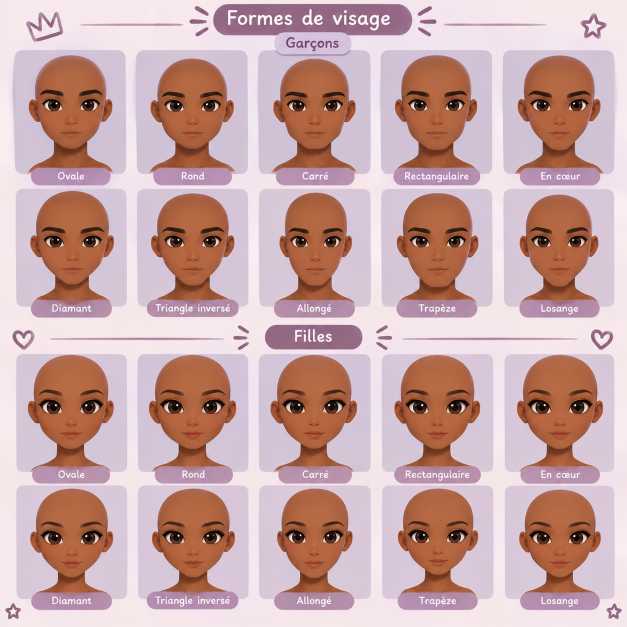
#> input picture docs/references/visages/planche-visages.png, 1254 x 1254 px, found by its file name (shown at 1/2 size)
$ python traceur-visages.py   (older library calls are emulated)
#> lines starting #> are read from the running program, lines starting #| are printed output that depends on the picture; after the words box and inside, x2 and y2 are one past the last pixel; in counts of white or black regions, pixels touching at a corner belong together
"""Décalque les formes de visage de la planche de Prescillia (docs/references/visages/planche-visages.png).
   python3 tools/traceur-visages.py [dossier_debug]  ->  écrit le bloc FACE_ART dans js/app.js (entre les marqueurs)

   Pour chaque tête : silhouette de peau (le fond mauve est écarté), oreilles retirées (bords interpolés entre le dessus
   et le dessous de l'oreille), puis la mâchoire est suivie à l'intérieur de la silhouette (le cou est de la même couleur :
   on prend, colonne par colonne, la ligne où la peau devient plus sombre vers le bas = ombre sous le menton).
   Le contour est posé sur la tête du jeu : centre des yeux du dessin -> yeux du jeu (x 148 et 252, y 205)."""
import sys, os, json, re, numpy as np, cv2
SRC = 'docs/references/visages/planche-visages.png'
NAMES = ['ovale', 'rond', 'carre', 'rectangle', 'coeur', 'diamant', 'triangle', 'allonge', 'trapeze', 'losange']
dbg = sys.argv[1] if len(sys.argv) > 1 else None
im = cv2.imread(SRC); gray = cv2.cvtColor(im, cv2.COLOR_BGR2GRAY).astype(float)
#> further down, im is the input picture: shape (1254, 1254, 3); mean B, G, R 166.5, 166.5, 200.5
#> after `gray = cv2.cvtColor(im, cv2.COLOR_BGR2GRAY).astype(float)`:
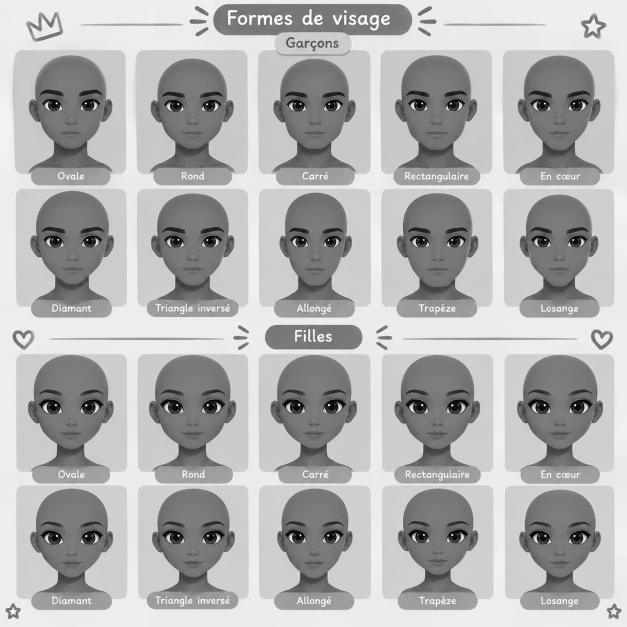
#> gray: shape (1254, 1254) float64 (shown at 1/2 size); min 0, max 255, mean 176.7
hsv = cv2.cvtColor(im, cv2.COLOR_BGR2HSV)
#> hsv: shape (1254, 1254, 3); mean H, S, V 109.7, 66.9, 201.2
sk = ((hsv[..., 0] < 25) & (hsv[..., 1] > 70)).astype(np.uint8)
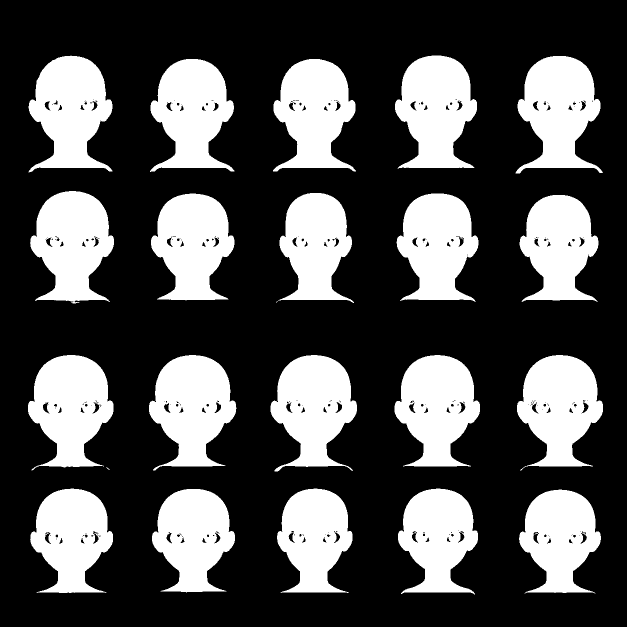
#> sk: shape (1254, 1254) (shown at 1/2 size); values 0 (black) and 1 (white), 31.1% white; 21 white regions (1 under 20 px), largest, box (x1, y1, x2, y2) and area: (298, 710, 473, 941) 26097, (790, 111, 954, 337) 25873, (57, 111, 225, 345) 25751
sk = cv2.morphologyEx(sk, cv2.MORPH_CLOSE, np.ones((9, 9), np.uint8))
#> sk: shape (1254, 1254); values 0 (black) and 1 (white), 31.6% white; 21 white regions (1 under 20 px), largest, box (x1, y1, x2, y2) and area: (298, 710, 473, 941) 26530, (790, 111, 954, 337) 26252, (56, 710, 227, 941) 26161
n, lab, st, cen = cv2.connectedComponentsWithStats(sk, 8)
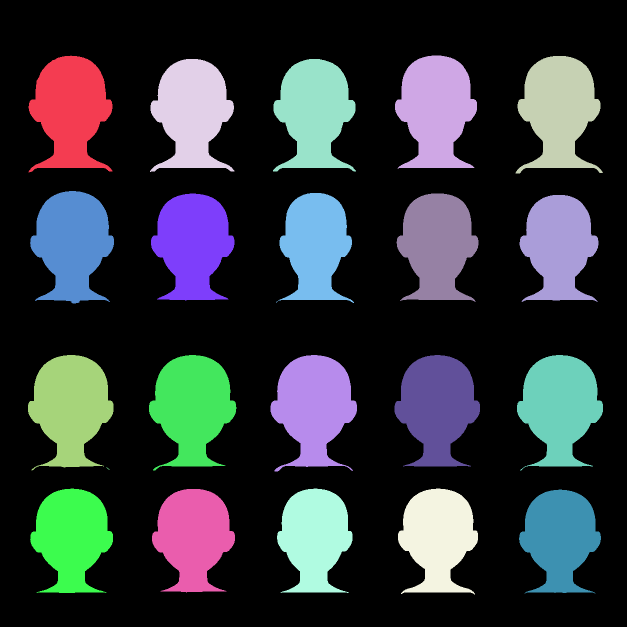
#> lab: shape (1254, 1254) int32 (shown at 1/2 size); 22 distinct labels, from 0 to 21; one colour per label, 0 black
#> n = 22; st = 22 rows, first 6: [0, 0, 1254, 1254, 1076336], [57, 111, 168, 234, 26150], [790, 111, 164, 226, 26252], [1031, 112, 175, 235, 26063], [300, 118, 169, 226, 25300], [546, 118, 166, 225, 25113]; cen = 22 rows, first 8: [626.7, 619.9], [140.9, 220.4], [871.7, 219.3], [1117.8, 219.4], [383.9, 224.2], [628.4, 224.1], [144.3, 487], [385.1, 488.2]
heads = sorted([i for i in range(1, n) if st[i][4] > 5000], key=lambda i: (round(cen[i][1] / 150), cen[i][0]))
#> heads = [1, 4, 5, 2, 3, 6, 7, 8, 9, 10, 11, 12, 13, 14, 15, 17, 20, 18, 19, 21]
assert len(heads) == 20
gy = cv2.Sobel(cv2.GaussianBlur(gray, (0, 0), 1.2), cv2.CV_64F, 0, 1, ksize=3)
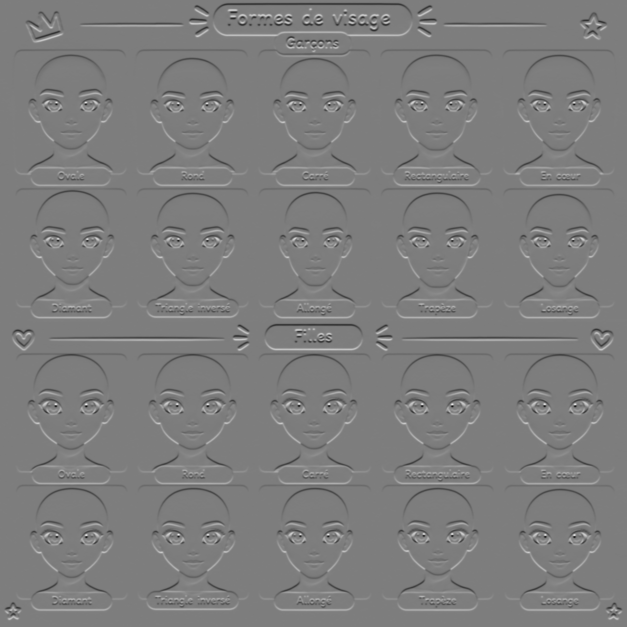
#> gy: shape (1254, 1254) float64 (shown at 1/2 size); min -426.6, max 439.9, mean 0; drawn with min black and max white
out = {'m': {}, 'f': {}}

def bez_path(P):
    """contour fermé (points) -> chemin de courbes de Bézier (Catmull-Rom), départ au point le plus bas du milieu"""
    P = np.array(P); N = len(P); s = []
    for i in range(N):
        p0, p1, p2, p3 = P[i - 1], P[i], P[(i + 1) % N], P[(i + 2) % N]
        c1 = p1 + (p2 - p0) / 6; c2 = p2 - (p3 - p1) / 6
        s.append('C%.1f,%.1f %.1f,%.1f %.1f,%.1f' % (c1[0], c1[1], c2[0], c2[1], p2[0], p2[1]))
    return 'M%.1f,%.1f ' % tuple(P[0]) + ' '.join(s) + 'Z'

for j, i in enumerate(heads):
    g = 'm' if j < 10 else 'f'; k = NAMES[j % 10]
    x0, y0, w, h, _ = st[i]; M = lab == i
    top = np.where(M.any(1))[0].min()
    # yeux : pupilles (pixels très sombres) dans le haut du visage
    zone = np.zeros_like(M); zone[top + int(h * .25):top + int(h * .55), x0:x0 + w] = True
    filled = cv2.morphologyEx(M.astype(np.uint8), cv2.MORPH_CLOSE, np.ones((25, 25), np.uint8)).astype(bool)
    dk = (gray < 55) & zone & filled
    ys, xs = np.where(dk); cx = (xs.min() + xs.max()) / 2
    L_ = xs < cx; exl, exr = xs[L_].mean(), xs[~L_].mean(); ey = ys.mean()
    S = 104 / (exr - exl); ecx = (exl + exr) / 2
    U = lambda x, y: (200 + (x - ecx) * S, 205 + (y - ey) * S)
    rows = range(top, y0 + h)
    Le = {y: np.where(filled[y])[0].min() for y in rows if filled[y].any()}
    Re = {y: np.where(filled[y])[0].max() for y in rows if filled[y].any()}
    # oreilles : de la hauteur des sourcils jusqu'au nez, la largeur bondit ; on relie le bord juste au-dessus et juste en dessous
    D = exr - exl
    def ears(E, sgn):   # entre ey-0,3D et ey+0,62D (oreilles), le bord est remplacé par une courbe d'Hermite
        a, b = int(ey - .3 * D), int(ey + .62 * D)
        for y in range(int(ey - .7 * D), int(ey)):   # haut de l'oreille : le bord saute vers l'extérieur
            if (E[y] - E[y - 2]) * sgn > 2.2: a = min(a, y - 4); break
        for y in range(int(ey + .35 * D), int(ey + 1.0 * D)):   # bas de l'oreille : le bord saute vers l'intérieur
            if (E[y - 2] - E[y]) * sgn > 2.2: b = max(b, y + 4); break
        v0, v1 = E[a], E[b]; d0 = (E[a] - E[a - 6]) / 6 * (b - a); d1 = (E[b + 6] - E[b]) / 6 * (b - a)
        E = dict(E)
        for y in range(a, b + 1):
            t = (y - a) / (b - a); h00, h10, h01, h11 = 2*t**3-3*t*t+1, t**3-2*t*t+t, -2*t**3+3*t*t, t**3-t*t
            E[y] = h00 * v0 + h10 * d0 + h01 * v1 + h11 * d1
        return E
    Le = ears(Le, -1)
    Re = ears(Re, 1)
    # jonction avec le cou : là où le bord arrête de rentrer (largeur minimale sous la bouche)
    ys_ = sorted(Le); wd = np.array([Re[y] - Le[y] for y in ys_])
    cand = [y for y in ys_ if ey + 1.0 * (exr - exl) <= y <= ey + 1.45 * (exr - exl) and Re[y] - Le[y] > .4 * (exr - exl)]
    yn = cand[int(np.argmin([Re[y] - Le[y] for y in cand]))]   # le plus étroit = cou
    # mâchoire : ligne d'ombre (assombrissement vers le bas) colonne par colonne
    jaw = []
    for x in range(int(Le[yn]) - 30, int(Re[yn]) + 31):
        ya, yb = int(ey + .88 * D), int(ey + 1.5 * D)
        col = gy[ya:yb, x].copy(); col[~filled[ya:yb, x]] = 0
        jaw.append((x, ya + int(np.argmin(col)), -col.min()))
    jx = np.array([q[0] for q in jaw], float); jy = np.array([q[1] for q in jaw], float); js = np.array([q[2] for q in jaw])
    # mâchoire : ligne d'ombre sous le menton, gardée seulement au-dessus du cou (colonnes entre les bords du cou, où elle est nette)
    xc = (Le[yn] + Re[yn]) / 2; hn = (Re[yn] - Le[yn]) / 2
    ok = (js > 6) & (np.abs(jx - xc) < hn - 3)
    if os.environ.get("DBG"): print(k, g, "yn", yn, "ey", ey, "D", D, "hn", hn, "xc", xc, (js > 6).sum())
    jyS = cv2.GaussianBlur(jy[ok].reshape(1, -1).astype(np.float32), (0, 0), 2).ravel(); jxS = jx[ok]
    # côtés : bord de la silhouette jusqu'à la jonction avec le cou (là où le bord devient vertical)
    def junction(E):
        for y in range(int(ey + .62 * D), yn):
            if abs(E[y + 4] - E[y]) < 1.2: return y
        return yn
    yl, yr = junction(Le), junction(Re)
    left = [U(Le[y], y) for y in sorted(Le) if y <= yl]                # haut -> bas (gauche)
    right = [U(Re[y], y) for y in sorted(Re) if y <= yr][::-1]         # bas -> haut (droite)
    bottom = [U(x, y) for x, y in zip(jxS, jyS)]                        # gauche -> droite
    C = left + bottom + right
    # symétrie : moyenne avec le miroir (le dessin est presque symétrique)
    C = np.array(C)
    P = []
    ang = lambda p: np.arctan2(p[1] - 190, p[0] - 200)
    th = np.linspace(0, 2 * np.pi, 96, endpoint=False) + np.pi / 2   # départ en bas (menton)
    A = np.arctan2(C[:, 1] - 190, C[:, 0] - 200); R = np.hypot(C[:, 0] - 200, C[:, 1] - 190)
    o = np.argsort(A); A, R = A[o], R[o]
    Rf = lambda a: np.interp(((a + np.pi) % (2 * np.pi)) - np.pi, A, R, period=2 * np.pi)
    for t in th:
        r = (Rf(t) + Rf(np.pi - t)) / 2
        P.append((200 + r * np.cos(t), 190 + r * np.sin(t)))
    P = np.array(P)
    r_ = np.hypot(P[:, 0] - 200, P[:, 1] - 190); r_ = np.convolve(np.r_[r_[-3:], r_, r_[:3]], np.array([1, 2, 1]) / 4, 'same')[3:-3]   # petites bosses lissées
    low = np.sin(th) > .55   # bas du visage (mâchoire, menton) : petites cassures du raccord lissées
    r2 = np.convolve(np.r_[r_[-4:], r_, r_[:4]], np.array([1, 2, 3, 2, 1]) / 9, 'same')[4:-4]; r_ = np.where(low, r2, r_)
    P = np.c_[200 + r_ * np.cos(th), 190 + r_ * np.sin(th)]
    d = bez_path(P)
    def edge_at(yv, sgn):
        q = P[(P[:, 0] - 200) * sgn > 0]; i_ = np.argmin(np.abs(q[:, 1] - yv)); return q[i_, 0]
    ex = round(float(edge_at(207, -1)) + 1, 1)
    open("/tmp/vis/geo.txt", "a").write(f"{g} {k} {ecx} {ey} {S}\n")
    col = gray[int(ey):int(ey + 1.3 * D), int(ecx) - 3:int(ecx) + 4].mean(1)   # bouche : ligne la plus sombre sous le nez, sur l'axe
    yc_ = int(min(1.25 * D, (P[0][1] - 205) / S - 10 / S))   # au-dessus du menton
    mo = 205 + (int(.6 * D) + int(np.argmin(col[int(.6 * D):yc_]))) * S
    pys = []   # pupilles (pixels les plus sombres de chaque œil) et sourcils (ligne la plus sombre au-dessus) : hauteurs du modèle
    for dx in (-52, 52):
        x0_, x1_, y0_, y1_ = int(ecx + (dx - 14) / S), int(ecx + (dx + 14) / S), int(ey - 25 / S), int(ey + 25 / S)
        b_ = gray[y0_:y1_, x0_:x1_]; yy, xx = np.where(b_ < np.percentile(b_, 6)); pys.append(y0_ + yy.mean())
    py = np.mean(pys); bys = []
    for dx in (-52, 52):
        y0_ = int(py - 70 / S); b_ = gray[y0_:int(py - 26 / S), int(ecx + (dx - 22) / S):int(ecx + (dx + 22) / S)]
        yy, xx = np.where(b_ < 70); yy = yy[yy < np.percentile(yy, 100)] if len(yy) else yy
        # le sourcil = la bande sombre la plus haute (au-dessus du trait de paupière)
        rows = np.where((b_ < 70).sum(1) > b_.shape[1] * .25)[0]
        grp = np.split(rows, np.where(np.diff(rows) > 2)[0] + 1) if len(rows) else [[0]]
        bys.append(y0_ + float(np.mean(grp[0])))
    eo = 205 + (py - ey) * S - 205; bo = 205 + (np.mean(bys) - ey) * S - 158
    out[g][k] = {'d': d, 'eo': round(float(eo), 1), 'bo': round(float(bo), 1), 'ex': ex, 'chin': round(float(P[0][1]), 1), 'mo': round(float(mo - 286), 1)}   # décalage de la bouche (et du nez) par rapport au jeu
    print(g, k, 'menton', round(float(P[0][1]), 1), 'joue', ex, 'haut', round(float(P[:, 1].min()), 1))
    if dbg:
        v = im[y0:y0 + h, x0:x0 + w].copy(); v = cv2.resize(v, None, fx=3, fy=3)
        inv = lambda X, Y: (int(((X - 200) / S + ecx - x0) * 3), int(((Y - 205) / S + ey - y0) * 3))
        cv2.polylines(v, [np.array([inv(*p) for p in P], np.int32)], True, (0, 255, 0), 1)
        cv2.imwrite(f'{dbg}/{g}-{k}.png', v)
#> this loop made 20 passes
#> (i, g, k, x0, y0, w, h, top) on passes 1 to 12: (1, 'm', 'ovale', 57, 111, 168, 234, 111), (4, 'm', 'rond', 300, 118, 169, 226, 118), (5, 'm', 'carre', 546, 118, 166, 225, 118), (2, 'm', 'rectangle', 790, 111, 164, 226, 111), (3, 'm', 'coeur', 1031, 112, 175, 235, 112), (6, 'm', 'diamant', 60, 382, 168, 225, 382), (7, 'm', 'triangle', 302, 387, 167, 214, 387), (8, 'm', 'allonge', 552, 386, 156, 220, 386), (9, 'm', 'trapeze', 793, 387, 164, 217, 387), (10, 'm', 'losange', 1039, 390, 158, 214, 390), (11, 'f', 'ovale', 56, 710, 171, 231, 710), (12, 'f', 'rond', 298, 710, 175, 231, 710)
#> i on passes 15 to 20: 15, 17, 20, 18, 19, 21
#| m ovale menton 341.8 joue 105.8 haut 82.6
#| m rond menton 340.8 joue 103.0 haut 85.5
#| m carre menton 344.7 joue 104.4 haut 84.1
#| m rectangle menton 345.8 joue 104.8 haut 78.4
#| m coeur menton 344.7 joue 104.6 haut 79.9
#| m diamant menton 338.5 joue 102.9 haut 78.7
#| m triangle menton 343.2 joue 103.8 haut 84.5
#| m allonge menton 357.6 joue 104.0 haut 65.0
#> (further printed lines are left out)
#> pass 1, `M = lab == i`:
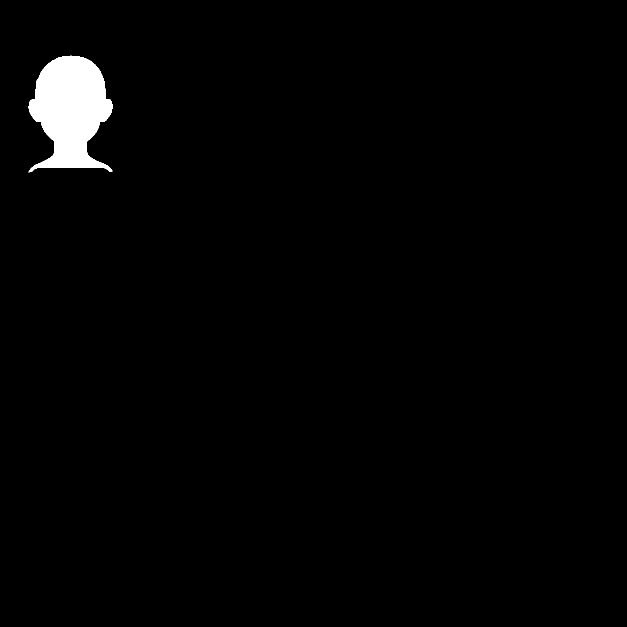
#> M: shape (1254, 1254) bool (shown at 1/2 size); 1.7% white; 1 white region, box (x1, y1, x2, y2) and area: (57, 111, 225, 345) 26150
#> after the loop:
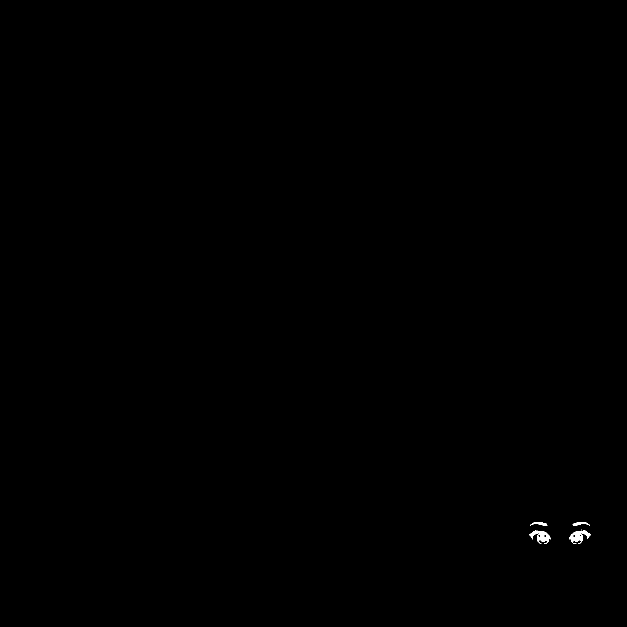
#> dk: shape (1254, 1254) bool (shown at 1/2 size); 0.09% white; 6 white regions (2 under 20 px), largest, box (x1, y1, x2, y2) and area: (1138, 1060, 1182, 1088) 557, (1058, 1061, 1102, 1088) 541, (1145, 1044, 1180, 1052) 140, (1060, 1044, 1095, 1052) 135
#> after the loop:
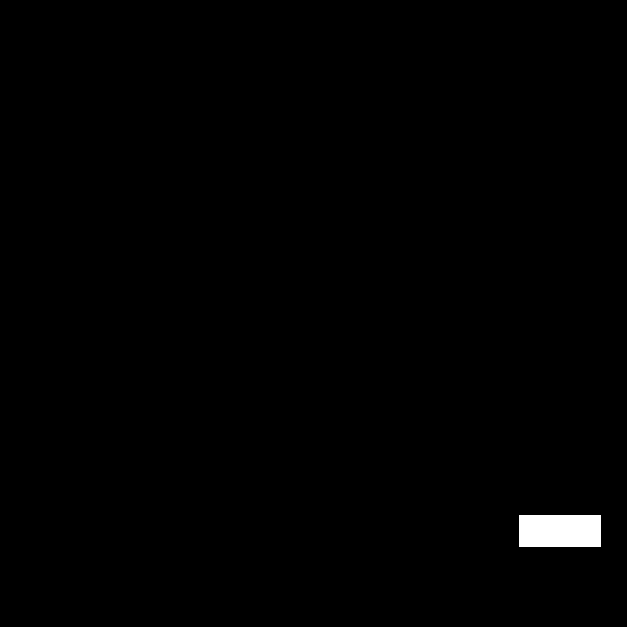
#> zone: shape (1254, 1254) bool (shown at 1/2 size); 0.65% white; 1 white region, box (x1, y1, x2, y2) and area: (1038, 1031, 1202, 1093) 10168
js = 'const FACE_ART=' + json.dumps(out, separators=(',', ':')) + ';'
#> (the run stopped early here; a loop or call above may not have finished)
